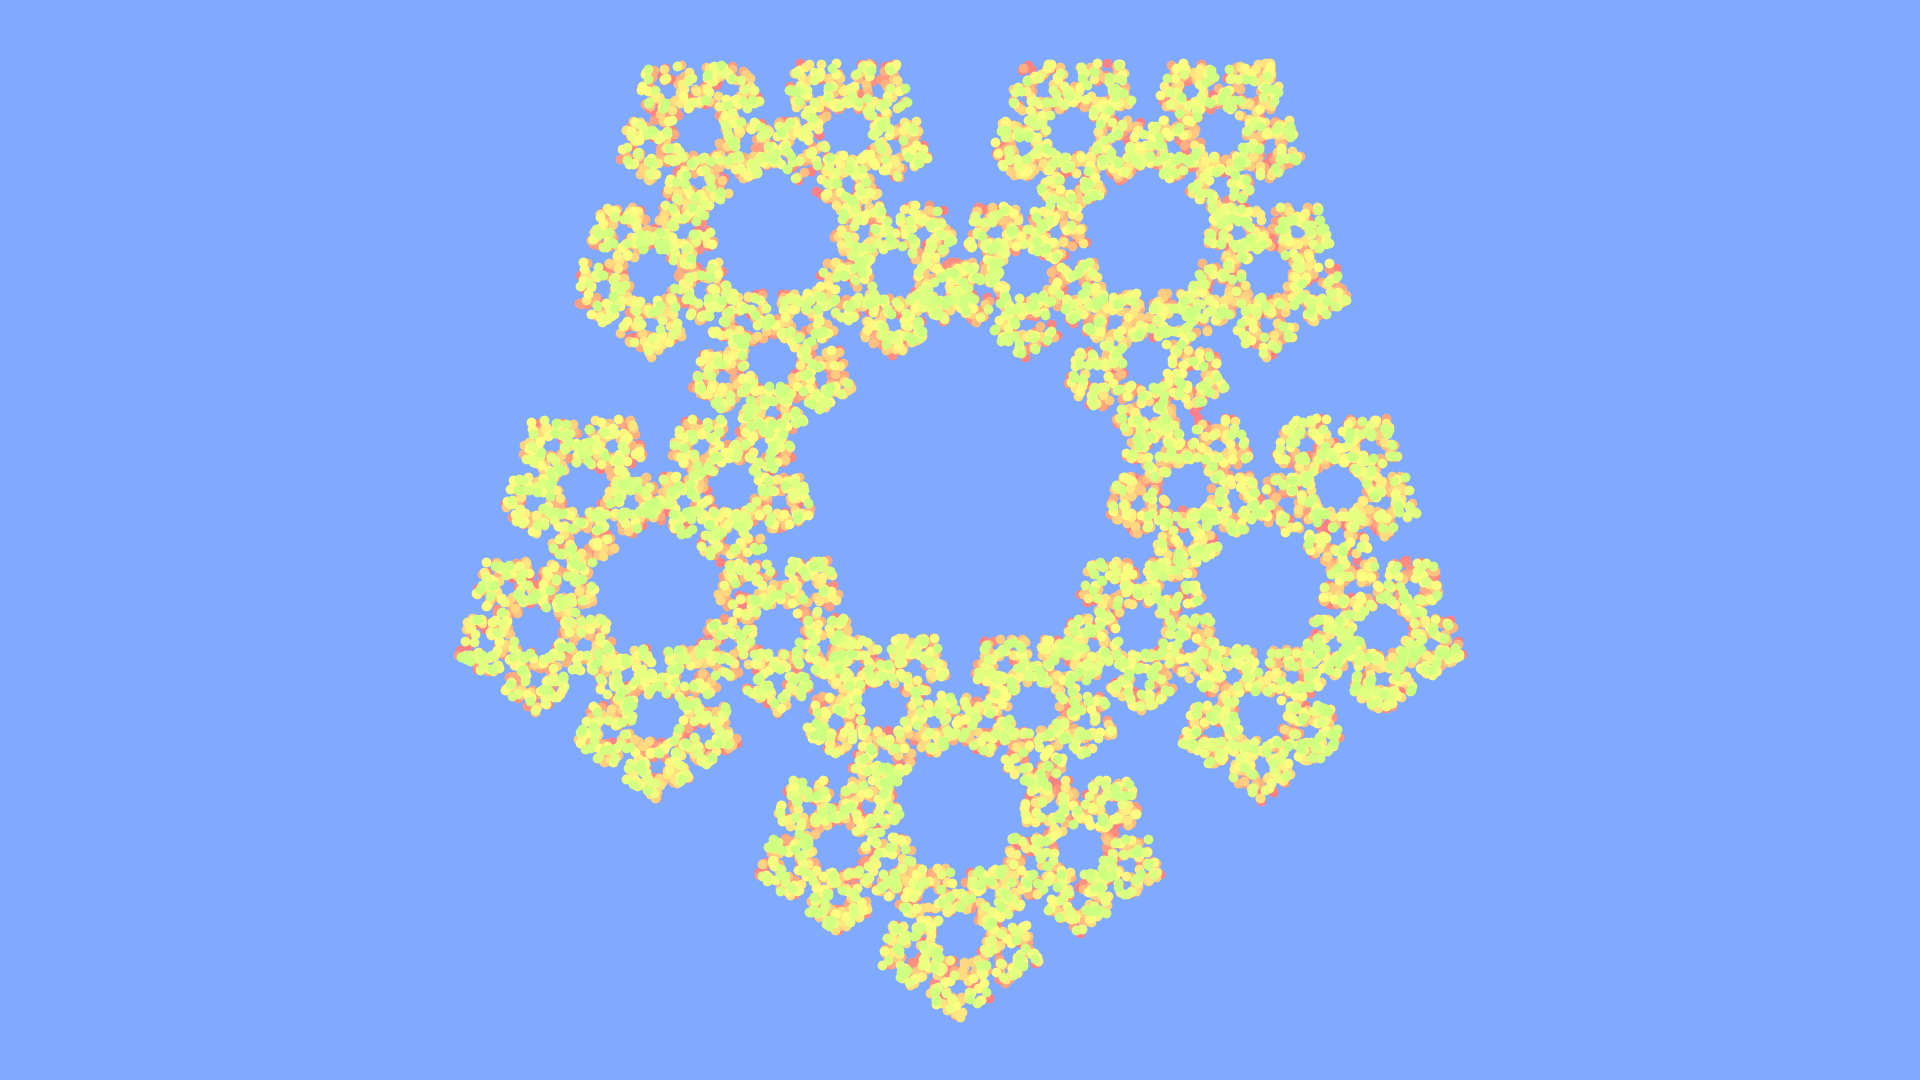

The Python source for this figure:
from pathlib import Path

import matplotlib.pyplot as plt
import numpy as np


def hsv2rgb(h: float=0.0, s: float=1.0, v: float=1.0) -> str:
    rgb: np.ndarray = (255 * ((np.clip(np.abs(np.modf(h + np.array([0.0, 2.0, 1.0]) / 3)[0] * 6 - 3) - 1, 0, 1) - 1) * s + 1) * v).round(0).astype(int)
    return "#" + "".join(f"{i:02x}" for i in rgb)


def main() -> None:
    # config
    fp: Path = Path(__file__).resolve().with_suffix(".png")
    plt.rcParams["figure.dpi"] = 100
    plt.rcParams["figure.figsize"] = [19.2, 10.8]
    rng: np.random.Generator = np.random.default_rng()
    offset: float = rng.random()
    saturation: float = 0.5
    value: float = 1.0
    bgc: str = hsv2rgb(offset, saturation, value)
    # generate figure
    fig: plt.Figure
    ax: plt.Axes
    fig, ax = plt.subplots()
    # plot
    n: int = 5
    r: float = 0.4
    points: np.ndarray = np.array([
        [np.sin(th), -np.cos(th)]
        for th in np.linspace(0, 2*np.pi, n, endpoint=False)
    ])
    p: np.ndarray = points[0]
    m: int = n**6
    hue: float
    for i in range(m):
        p = r * p + (1-r)*points[rng.integers(0, n)]
        hue = offset + 0.5 + (i-m/2+0.5)/m*0.25
        ax.plot(p[0], p[1], linestyle="", marker="o", color=hsv2rgb(hue, saturation, value))
    # arrange
    #ax.set_xlim(0, 1)
    #ax.set_ylim(0, 1)
    ax.axis("off")
    ax.set_aspect("equal")
    ax.set_facecolor(bgc)
    fig.set_facecolor(bgc)
    fig.tight_layout()
    # output
    fig.savefig(fp)
    plt.cla()
    plt.clf()
    plt.close(fig)
    return None


if __name__ == "__main__":
    main()
